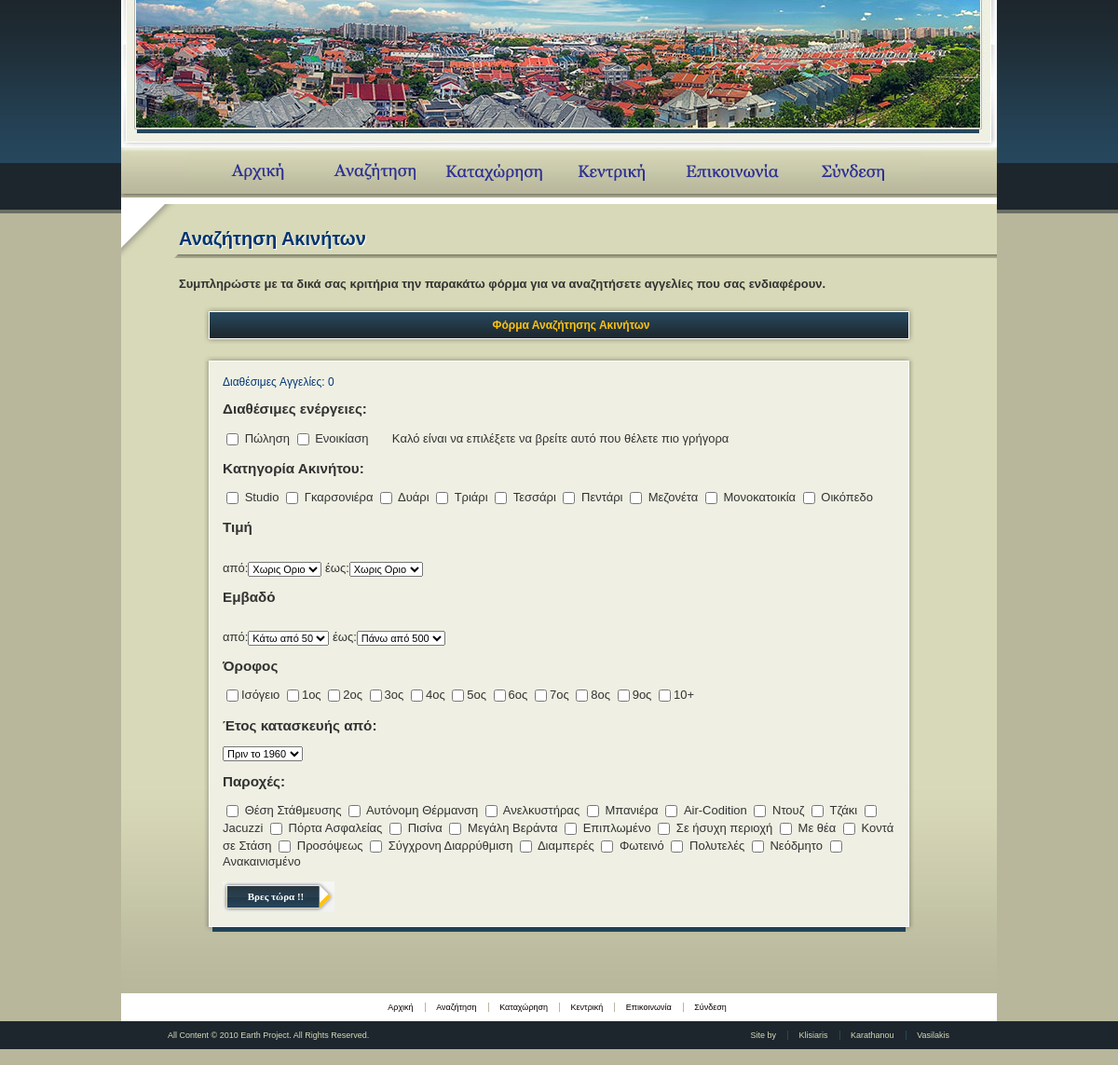
The app's page /site/homeSearch.php with its own data.
### tables this page shows
create table categories
(
	cat_id int not null auto_increment,
	category varchar(100) not null,
	primary key(cat_id)
);

create table facilities
(
	fac_id int not null auto_increment,
	facility varchar(100) not null,
	primary key(fac_id)
);

### site/homeSearch.php (called while the page is built, shortened)
<?php
try
{
	dispHeader('');
	dispHomeSearch();
	dispFooter();
}
catch(Exception $e)
{
	dispHeader("Error:");
	echo $e->getMessage();
	dispFooter();
	exit;
}
?>

### site/main_functions.php (called while the page is built, shortened)
<?php
function db_excecute($message,$error)
{
	$result = mysql_query("$message");
	return $result;
}
?>

### site/html_functions.php (the view, shortened to what this page needs)
<?php
function dispHeader($header,$num=1)
{
?>
<!DOCTYPE html PUBLIC "-//W3C//DTD XHTML 1.0 Transitional//EN" "http://www.w3.org/TR/xhtml1/DTD/xhtml1-transitional.dtd">
<html xmlns="http://www.w3.org/1999/xhtml">
<head>
<link rel="stylesheet" type="text/css" href="mystyle.css" />
</head>
<body>
<div id="main">
<div id="header">
<ul id="navigation">
<li ><a href="main.php" id="home">Αρχική</a></li>
<li ><a href="homeSearch.php" id="search">Αναζήτηση</a></li>
<li ><a href="homeAdvertise.php" id="kataxorisi">Καταχώρηση</a></li>
<li ><a href="member.php" id="kedriki">Κεντρική</a></li>
<li ><a href=""target="_blank" id="contact">Επικοινωνια</a></li>
<?php
if(isset($_SESSION['valid_user']))
{
?>
<li ><a href="logout.php" id="logout" >Αποσύνδεση</a></li>
<?php
}
else
{
?>
<li><a href="login.php" id="login" >Σύνδεση</a></li>
<?php
}
?>
</ul>
</div>
<div id="visual"></div>
<div id="middle-alt">
<div id="bg-alt">
<div class="no-column">
	<?php
}
function dispFooter()
{
?>
  </div>
<div class="triangle-alt">&nbsp;</div>
</div>
</div>
<ul id="bottom-navigation">
		<li><a href="main.php">Αρχική</a></li>
		<li><a href="homeSearch.php">Αναζήτηση</a></li>
		<li><a href="homeAdvertise.php">Καταχώρηση</a></li>
		<li><a href="member.php">Κεντρική</a></li>
		<li><a href="" target="_blank">Επικοινωνία</a></li>
<?php
if(isset($_SESSION['valid_user']))
{
?>
		<li class="last"><a href="logout.php">Αποσύνδεση</a></li>
<?php
}
else
{
?>
<li class="last"><a href="login.php" >Σύνδεση</a></li>
<?php
}
?>
	</ul>
</div>
  <div id="footer">
	<div class="content">
		<div class="copyright">All Content &copy; 2010 Earth Project. All Rights Reserved.</div>
		<ul>
			<li><span>Site by</span></li>
			<li><span>Klisiaris</span></li>
			<li><span>Karathanou</span></li>
			<li class="last"><span>Vasilakis</span></li>
		</ul>
	</div>
</div>
  </body>
  </html>
<?php
}
?>
<?php
function dispHomeSearch()
{
$message="select * from categories;";
$categories=db_excecute($message,'select1');
$message="select * from facilities;";
$facilities=db_excecute($message,'select2');
?>
<div class='header-bar-full'><h1 class='blue'>Αναζήτηση Ακινήτων</h1></div>
<h4>Συμπληρώστε με τα δικά σας κριτήρια την παρακάτω φόρμα για να αναζητήσετε αγγελίες που σας ενδιαφέρουν.</h4>
<div id="sub-header"><span class="yellow">Φόρμα Αναζήτησης Ακινήτων</span></div>
<div class="content-box-1">
<div class="content-box-1-top"></div>
<div class="content-box-1-middle">
<div class="content-box-1-content"> <div align="left">
<?php
$query="select * from property;";
$result=db_excecute($query,"ajax_quary");
$rows=mysql_num_rows($result);
echo "<span id=\"ajaxDiv\" class='blue-small'>Διαθέσιμες Aγγελίες: $rows</span><br />";
?>
<h3>Διαθέσιμες ενέργειες: </h3>
<form method="post" action="homeSearchRes.php" name="myform" id="myform" onclick="searchForm()" >
<input type="checkbox" id="sell" name="typos[]" value="s"  /> Πώληση
<input type="checkbox" id="lent" name="typos[]" value="l"  /> Ενοικίαση
<span id="typos">&nbsp; &nbsp; &nbsp; Καλό είναι να επιλέξετε να βρείτε αυτό που θέλετε πιο γρήγορα</span>
<h3>Kατηγορία Ακινήτου:</h3>
<?php
while($row = mysql_fetch_array($categories))
{?>
	<input type="checkbox" name="category[]" value="<?php echo $row['category']?>" /> <?php echo $row['category']?>
<?php
}?>
<h3>Τιμή</h3><br />
από:<select name="low_price" >
<option value="nolimit" >Χωρις Οριο</option>
</select>
έως:<select name="high_price">
<option value="nolimit" selected>Χωρις Οριο</option>
</select>
<h3>Eμβαδό</h3><br />
από:<select name="low_area">
<option value="nolimit">Κάτω από 50</option>
</select>
έως:<select name="high_area">
<option value="nolimit" selected>Πάνω από 500</option>
</select>
<h3>Όροφος</h3>
<?php
for($i=0; $i<11; $i++)
{
	if($i==0)
	{
	?>
		<input type="checkbox" name="Afloor[]" value="<?php echo "0" ?>" />Ισόγειο
	<?php
	}
	else if($i==10)
	{?>
		<input type="checkbox" name="Afloor[]" value="<?php echo "666" ?>" />10+
	<?php
	}
	else
	{?>
		<input type="checkbox" name="Afloor[]" value="<?php echo $i ?>" /><?php echo $i."ος" ?>
	<?php
	}
}
?>
<h3>Έτος κατασκευής από:</h3>
<select name="etos_katask">
<option value="nolimit" selected>Πριν το 1960</option>
</select>
<h3>Παροχές:</h3>
<?php
while($row = mysql_fetch_array($facilities))
{?>
	<input type="checkbox" name="facilities[]" value="<?php echo $row['facility']?>" /> <?php echo $row['facility']?>
<?php
}?>
<br /><br />
<input id="button-big" type="submit" value="Bρες τώρα !!">
</form>
</div></div>
</div>
<div class="content-box-1-bottom">&nbsp;</div>
 </div>
<?php
}
?>

### site/mystyle.css (style rules this page uses)
body { margin:0; color:#323232; font-family:verdana,tahoma,sans-serif; background:#b8b79c url(images/bg-body.gif) repeat-x top; font-size:13px; min-width:940px; }
form { margin:0; padding:0; }
a { text-decoration:none; color:#000; }
select, input, textarea { font:11px verdana,sans-serif;vertical-align:middle; }
a.logo, #navigation a, a.continue-reading, .header-bar h1 { text-indent:-9999px; overflow:hidden; display:block; }
#main { width:940px; margin:0 auto; margin-top:-17px; min-height:700px; }
#header { width:100%; height:229px; background:#223846 url(images/bg-header2.jpg) no-repeat left top; position:relative; }
h1 { margin:0; }
ul { margin:0; padding:0; list-style:none; }
#navigation { position:absolute; top:180px; left:77px; }
#navigation a { height:49px; }
#navigation li { float:left; margin:0 -8px; }
#navigation #home { width:145px;background:url(images/btn-home.gif); }
#navigation #search { width:145px;background:url(images/btn-search.gif); }
#navigation #kataxorisi { width:145px;background:url(images/btn-kataxorisi.gif); }
#navigation #kedriki { width:145px;background:url(images/btn-kentriki.gif); }
#navigation #contact { width:145px;background:url(images/btn-contact.gif); }
#navigation #login { width:145px;background:url(images/btn-login.gif); }
#middle-alt { width:940px; overflow:hidden; background: #d8d9b8 url(images/bg-middle-alt.gif) repeat-x left bottom; }
#bg-alt { width:940px; overflow:hidden; position:relative; }
.no-column { float:right; width:815px; padding:26px 63px 65px 5px; min-height:400px; }
.triangle-alt { width:118px; height:58px; background:url(images/triangle-alt.gif) no-repeat left top; position:absolute; top:0; left:0px; }
#bottom-navigation { text-align:center; background:#fff; font-size:9px; padding:10px 0; }
#bottom-navigation li { display:inline; }
#bottom-navigation a { padding:0 13px 0 9px; background:url(images/delimiter.gif) no-repeat right; }
#bottom-navigation .last a { background:none; }
#footer { width:100%; background:#1d262c; padding:10px 0; font-size:9px; color:#d8d9b8; }
#footer .content { overflow:hidden;margin:0 auto;width:940px; }
#footer .copyright { float:left; padding:0 0 0 50px; }
#footer ul { float:right; padding:0 38px 0 0; }
#footer ul li { display:inline; }
#footer ul span { color:#d8d9b8; padding:0 13px 0 9px; background:url(images/delimiter1.gif) no-repeat right; }
#footer ul .last span { background:none; }
#visual { overflow:hidden; background:#fff; padding:2px 0 0px 61px; height:5px; }
.header-bar-full { width:883px; margin:0 -63px 20px -5px; padding:0 0 9px 5px; background:url(images/bg-header-bar-full.gif) no-repeat left bottom; }
.blue { color:#003471; font-size:20px; font-family:Georgia, Arial, "Times New Roman", Times; text-shadow:1px 1px 1px #fff; }
.blue-small { color:#003471; font-size:12px; font-family:Georgia, Arial, "Times New Roman", Times; text-shadow:1px 1px 1px #fff; }
.yellow { color:#ffc20e; }
#sub-header { width:762px; height:40px; color:#fff; text-align:center; font-size:12px; font-weight:bold; margin-left:27px; padding: 13px 13px 0 13px; background:url(images/bg-sub-header.png) no-repeat left top; }
.content-box-1 { width:762px; height:auto; margin-left: 27px; }
.content-box-1-top { width:762px; height:6px; background:url(images/content-box-762-top.png) no-repeat left top; }
.content-box-1-middle { width:762px; color:#323232; line-height:14px; background: url(images/content-box-762-middle.png) repeat-y left top; }
.content-box-1-content { padding:15px 20px 15px 20px; }
.content-box-1-bottom { width:762px; height:7px; background:url(images/content-box-762-bottom.png) no-repeat left top; }
#button-big { background:transparent url(images/button.gif) no-repeat top left; padding-left:0px; padding-bottom:2px; border:none; width:120px; height:33px; color:#fff; text-decoration:none; text-align:center; font:bold 11px Georgia, "Times New Roman", Times; cursor:pointer; }

### records on screen
categories: category "Studio"
categories: category "Γκαρσονιέρα"
categories: category "Δυάρι"
categories: category "Τριάρι"
categories: category "Τεσσάρι"
categories: category "Πεντάρι"
categories: category "Μεζονέτα"
categories: category "Μονοκατοικία"
categories: category "Οικόπεδο"
facilities: facility "Θέση Στάθμευσης"
facilities: facility "Αυτόνομη Θέρμανση"
facilities: facility "Ανελκυστήρας"
facilities: facility "Μπανιέρα"
facilities: facility "Air-Codition"
facilities: facility "Ντουζ"
facilities: facility "Τζάκι"
facilities: facility "Jacuzzi"
facilities: facility "Πόρτα Ασφαλείας"
facilities: facility "Πισίνα"
facilities: facility "Μεγάλη Βεράντα"
facilities: facility "Επιπλωμένο"
facilities: facility "Σε ήσυχη περιοχή"
facilities: facility "Με θέα"
facilities: facility "Κοντά σε Στάση"
facilities: facility "Προσόψεως"
facilities: facility "Σύγχρονη Διαρρύθμιση"
facilities: facility "Διαμπερές"
facilities: facility "Φωτεινό"
facilities: facility "Πολυτελές"
facilities: facility "Νεόδμητο"
facilities: facility "Ανακαινισμένο"

### other values on screen
$rows "0"
